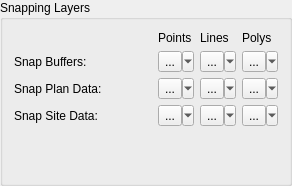
<?xml version="1.0" encoding="UTF-8"?>
<ui version="4.0">
 <class>SnappingWidget</class>
 <widget class="QGroupBox" name="SnappingWidget">
  <property name="geometry">
   <rect>
    <x>0</x>
    <y>0</y>
    <width>292</width>
    <height>186</height>
   </rect>
  </property>
  <property name="sizePolicy">
   <sizepolicy hsizetype="Preferred" vsizetype="Minimum">
    <horstretch>0</horstretch>
    <verstretch>0</verstretch>
   </sizepolicy>
  </property>
  <property name="windowTitle">
   <string>GroupBox</string>
  </property>
  <property name="title">
   <string>Snapping Layers</string>
  </property>
  <layout class="QGridLayout" name="gridLayout">
   <item row="0" column="1">
    <widget class="QLabel" name="snapPointsLabel">
     <property name="text">
      <string>Points</string>
     </property>
    </widget>
   </item>
   <item row="0" column="2">
    <widget class="QLabel" name="snapLinesLabel">
     <property name="text">
      <string>Lines</string>
     </property>
    </widget>
   </item>
   <item row="0" column="3">
    <widget class="QLabel" name="snapPolygonsLabel">
     <property name="text">
      <string>Polys</string>
     </property>
    </widget>
   </item>
   <item row="1" column="0">
    <widget class="QLabel" name="snapBuffersLabel">
     <property name="text">
      <string>Snap Buffers:</string>
     </property>
     <property name="buddy">
      <cstring>snapBufferPointsTool</cstring>
     </property>
    </widget>
   </item>
   <item row="1" column="1">
    <widget class="QToolButton" name="snapBufferPointsTool">
     <property name="text">
      <string>...</string>
     </property>
     <property name="checkable">
      <bool>true</bool>
     </property>
     <property name="popupMode">
      <enum>QToolButton::MenuButtonPopup</enum>
     </property>
    </widget>
   </item>
   <item row="1" column="2">
    <widget class="QToolButton" name="snapBufferLinesTool">
     <property name="text">
      <string>...</string>
     </property>
     <property name="checkable">
      <bool>true</bool>
     </property>
     <property name="popupMode">
      <enum>QToolButton::MenuButtonPopup</enum>
     </property>
    </widget>
   </item>
   <item row="1" column="3">
    <widget class="QToolButton" name="snapBufferPolygonsTool">
     <property name="text">
      <string>...</string>
     </property>
     <property name="checkable">
      <bool>true</bool>
     </property>
     <property name="popupMode">
      <enum>QToolButton::MenuButtonPopup</enum>
     </property>
    </widget>
   </item>
   <item row="2" column="0">
    <widget class="QLabel" name="snapPlanLabel">
     <property name="text">
      <string>Snap Plan Data:</string>
     </property>
     <property name="buddy">
      <cstring>snapPlanPointsTool</cstring>
     </property>
    </widget>
   </item>
   <item row="2" column="1">
    <widget class="QToolButton" name="snapPlanPointsTool">
     <property name="text">
      <string>...</string>
     </property>
     <property name="checkable">
      <bool>true</bool>
     </property>
     <property name="popupMode">
      <enum>QToolButton::MenuButtonPopup</enum>
     </property>
    </widget>
   </item>
   <item row="2" column="2">
    <widget class="QToolButton" name="snapPlanLinesTool">
     <property name="text">
      <string>...</string>
     </property>
     <property name="checkable">
      <bool>true</bool>
     </property>
     <property name="popupMode">
      <enum>QToolButton::MenuButtonPopup</enum>
     </property>
    </widget>
   </item>
   <item row="2" column="3">
    <widget class="QToolButton" name="snapPlanPolygonsTool">
     <property name="text">
      <string>...</string>
     </property>
     <property name="checkable">
      <bool>true</bool>
     </property>
     <property name="popupMode">
      <enum>QToolButton::MenuButtonPopup</enum>
     </property>
    </widget>
   </item>
   <item row="3" column="0">
    <widget class="QLabel" name="snapSiteLabel">
     <property name="text">
      <string>Snap Site Data:</string>
     </property>
     <property name="buddy">
      <cstring>snapSitePointsTool</cstring>
     </property>
    </widget>
   </item>
   <item row="3" column="1">
    <widget class="QToolButton" name="snapSitePointsTool">
     <property name="text">
      <string>...</string>
     </property>
     <property name="checkable">
      <bool>true</bool>
     </property>
     <property name="popupMode">
      <enum>QToolButton::MenuButtonPopup</enum>
     </property>
    </widget>
   </item>
   <item row="3" column="2">
    <widget class="QToolButton" name="snapSiteLinesTool">
     <property name="text">
      <string>...</string>
     </property>
     <property name="checkable">
      <bool>true</bool>
     </property>
     <property name="popupMode">
      <enum>QToolButton::MenuButtonPopup</enum>
     </property>
    </widget>
   </item>
   <item row="3" column="3">
    <widget class="QToolButton" name="snapSitePolygonsTool">
     <property name="text">
      <string>...</string>
     </property>
     <property name="checkable">
      <bool>true</bool>
     </property>
     <property name="popupMode">
      <enum>QToolButton::MenuButtonPopup</enum>
     </property>
    </widget>
   </item>
   <item row="4" column="0" colspan="4">
    <spacer name="verticalSpacer">
     <property name="orientation">
      <enum>Qt::Vertical</enum>
     </property>
     <property name="sizeHint" stdset="0">
      <size>
       <width>238</width>
       <height>7</height>
      </size>
     </property>
    </spacer>
   </item>
  </layout>
 </widget>
 <resources/>
 <connections/>
</ui>
